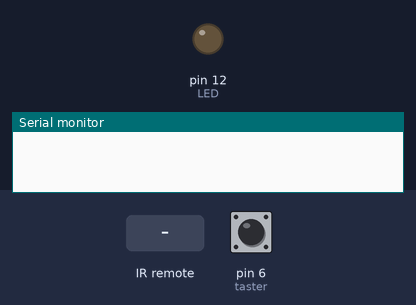
Recording of a sketch running on a simulated Arduino Uno, built with avr-gcc and run on an emulated ATmega328P. Shown: output pins drawn as LEDs (lit = HIGH), the last lines printed to the serial monitor. The inputs (shaded band) are chosen by the test bench; at power-on: pin 6 (taster) LOW.

Above: at 1.2 s.
1.3 s: pin 6 (taster) pulled HIGH for 1 s
At 1.7 s:
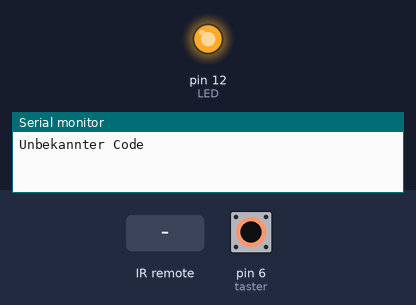
3.8 s: infrared code 0x54C0 received
At 5.1 s:
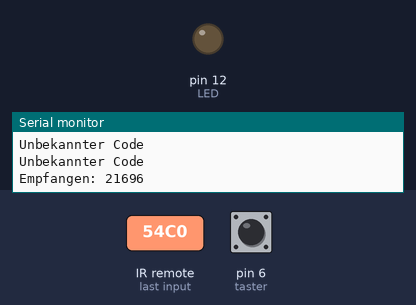
5.3 s: pin 6 (taster) pulled HIGH for 3.2 s
At 5.7 s:
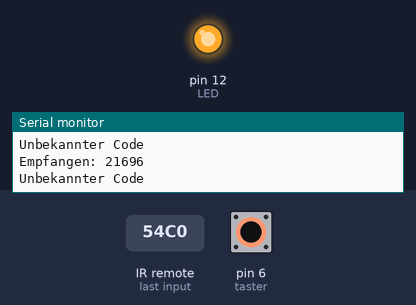
Timing chart, 0 to 10.3 s (numbered marks = the images above; inputs shaded):
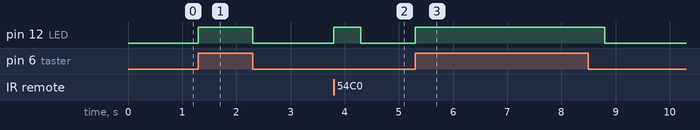

Measured:
- after the input at 1.3 s, pin 12 (LED): LOW → HIGH at once, → LOW 1.0 s later
- after the input at 3.8 s, pin 12 (LED): LOW → HIGH at once, → LOW 0.50 s later
- after the input at 5.3 s, pin 12 (LED): LOW → HIGH at once, → LOW 3.5 s later

The sketch:

433EmphIncTasterUndLED.ino
```cpp
#include <RCSwitch.h>
#include <SoftwareSerial.h>
int LED=12;
int taster=6; //Das Wort „taster“ steht jetzt für den Wert 7.
int tasterstatus=0; //Das Wort „tasterstatus“ steht jetzt zunächst für den Wert 0. Später wird unter dieser Variable gespeichert, ob der Taster gedrückt ist oder nicht.
RCSwitch mySwitch = RCSwitch();

void setup()
{
  Serial.begin(9600);
  mySwitch.enableReceive(0);  // Empfänger ist an Interrupt-Pin "0" - Das ist am UNO der Pin2
  pinMode(LED, OUTPUT); //Der Pin mit der LED (Pin13) ist jetzt ein Ausgang.
  pinMode(taster, INPUT); //Der Pin mit dem Taster (Pin 7) ist jetzt ein Eingang.
}

void loop() {

 tasterstatus=digitalRead(taster);

  if (tasterstatus == HIGH)
    {
      Serial.println("Unbekannter Code");
      digitalWrite(LED, HIGH);
      delay (500);   //und zwar für 0,5 Sekunden (500 Millisekunden).
      digitalWrite(LED, LOW); //danach soll die LED aus sein.
    }


  if (mySwitch.available()) // Wenn ein Code Empfangen wird...
  {
	int value = mySwitch.getReceivedValue(); // Empfangene Daten werden unter der Variable "value" gespeichert.
	if (value  == 0) // Wenn die Empfangenen Daten "0" sind, wird "Unbekannter Code" angezeigt.
    {
      Serial.println("Unbekannter Code");
     // digitalWrite(LED, HIGH);
    }

    else // Wenn der Empfangene Code brauchbar ist, wird er hier an den Serial Monitor gesendet.
    {
      Serial.print("Empfangen: ");
      Serial.println( value );
        if (value == 21696)   //Verarbeitung: Wenn der Arduino die Zahl "5678" empfängt, dann...
        {   //Programmabschnitt des IF-Befehls öffnen.
        digitalWrite(LED, HIGH); //dann soll die LED leuchten
        delay (500);   //und zwar für 0,5 Sekunden (500 Millisekunden).
        digitalWrite(LED, LOW); //danach soll die LED aus sein.
        }   //Programmabschnitt des IF-Befehls schließen.
    }
    mySwitch.resetAvailable(); // Hier wird der Empfänger "resettet"
  }
}
```
